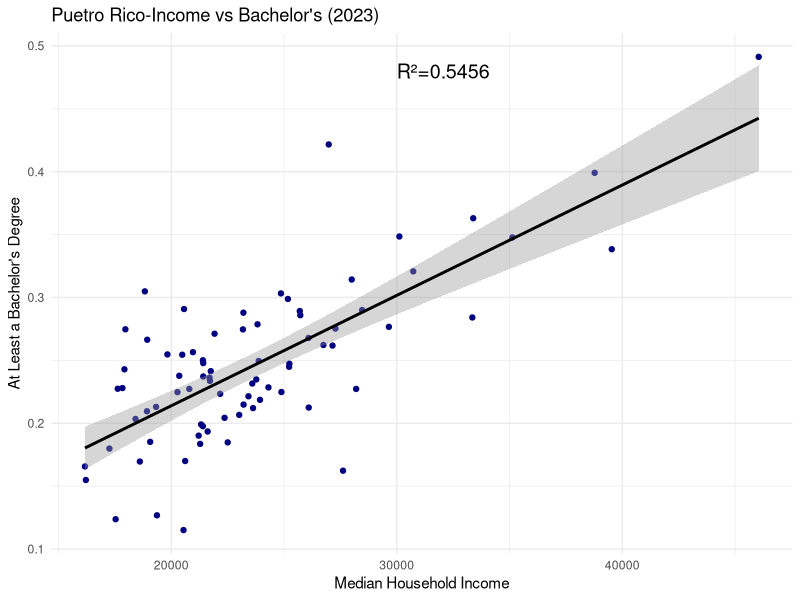

This chart was generated by the following R code:
#Exercise 4
#Michael Manolakis - Econ 256 Data Vis - CRN 86179
#27 Jan 2025

#set working directory; checker for dependent directory
if (Sys.info()['sysname'] == "Windows") {
  if (Sys.info()['nodename'] == "DegreeLaptop" || Sys.getenv('USERNAME') == "Degree Laptop") { 
    setwd("C:/Users/Degree Laptop/Desktop/Spring 2025/3 - Econ 256 (Data Vis)/exercise4")} 
  else if (Sys.info()['nodename'] == "Michael" || Sys.getenv('USERNAME') == "Michael") { 
    setwd("C:/Users/Michael/Desktop/Spring 2025/3 - Econ 256/R Studio Files/Econ256/exercise4")}
} else if (Sys.info()['sysname'] == "Linux") {
  setwd("~/Desktop/R Files/Econ256/exercise4")
} else if (Sys.info()['sysname'] == "Darwin") {
  setwd("~/Desktop/Spring 2025/3 - Econ 256")}
#Last line above is for macOS

#install.packages(c("ggplot2", "dplyr", "tidyverse"))
library(tidyverse)

mydata<-read_csv("Puetro_Rico_Income+Education.csv")
#Removing unnecessary categories from mydata into mydata2
mydata2<-select(mydata,Geo_FIPS,Geo_NAME,starts_with("SE"))
#Renaming categories from mydata2 into mydata3
mydata3<-rename(mydata2, "Population"=SE_A00001_001,
                "Median Income"=SE_A14006_001,
                "Population Over 25"=SE_A12002_001,
                "Less than High School"=SE_A12002_002,
                "High School Grad"=SE_A12002_003,
                "Some College"=SE_A12002_004,
                "Bachelor Grad"=SE_A12002_005,
                "Masters Grad"=SE_A12002_006,
                "Professional Degree"=SE_A12002_007,
                "PhD"=SE_A12002_008)
mydata3<-mydata3%>%
  mutate(Bach.Per=`Bachelor Grad`/`Population Over 25`,
         Mas.Per=`Masters Grad`/`Population Over 25`,
         Pro.Per=`Professional Degree`/`Population Over 25`,
         PhD.Per=PhD/`Population Over 25`)

summary(mydata3)

mydata3<- mydata3%>%
  mutate(AtLeastBach.Per=Bach.Per+Mas.Per+Pro.Per+PhD.Per)

#scatter plot for median income vs bachelor's
ggplot(mydata3, aes(x=`Median Income`, y=AtLeastBach.Per)) +
  geom_point(color="Navy")+
  labs(title = "Puetro Rico-Income vs Bachelor's (2023)",
       x = "Median Household Income",
       y = "At Least a Bachelor's Degree")+
  theme_minimal()+
  #adding in r^2 value
  annotate('text',x=30000,y=0.48,label=paste0('R²=',round(summary(lm(
    `Median Income`~AtLeastBach.Per,data=mydata3))$r.squared,4)),size=5,hjust=0)+ 
  #adding regression line with 95% confidence interval
  geom_smooth(method='lm',se=TRUE,color='black')

# Create a summary table with the highest and lowest counties for each category
education_summary<-bind_rows(
  mydata3%>% 
    arrange(desc(Bach.Per))%>%
    slice(1)%>% mutate(Category="Highest Bachelor's"),
  mydata3%>% 
    arrange(Bach.Per)%>% 
    slice(1)%>% mutate(Category="Lowest Bachelor's"),
  mydata3%>%
    arrange(desc(Mas.Per))%>% 
    slice(1)%>% mutate(Category = "Highest Master's"),
  mydata3%>% 
    arrange(Mas.Per)%>% 
    slice(1)%>% mutate(Category = "Lowest Master's"),
  mydata3%>% 
    arrange(desc(Pro.Per))%>% 
    slice(1)%>% mutate(Category = "Highest Professional"),
  mydata3%>% 
    arrange(Pro.Per)%>% 
    slice(1)%>% mutate(Category = "Lowest Professional"),
  mydata3%>% 
    arrange(desc(PhD.Per))%>% 
    slice(1)%>% mutate(Category = "Highest PhD"),
  mydata3%>% 
    arrange(PhD.Per)%>% 
    slice(1)%>% mutate(Category = "Lowest PhD"))%>% 
  select(Category, Geo_NAME, Bach.Per, Mas.Per, Pro.Per, PhD.Per)

max_bach_share <- max(mydata3$AtLeastBach.Per, na.rm = TRUE)
min_bach_share <- min(mydata3$AtLeastBach.Per, na.rm = TRUE)

# Print the summary table
print(education_summary)

#please switch to plots to see the graph, assuming you ran all the code at once
#
#For the education variable you just created, what is the maximum value among
#your counties? what is the minimum value?
#The highest percentages of Bachelor's, Master's, and Professional degrees are 
#in Guaynabo.
#The highest percentage of PhDs is in Vieques.
#The lowest Bachelor's share is in Vieques, while Master's and PhD lowest shares 
#are in Culebra.
#
#What county in your state has the highest share of people with at least a 
#bachelor’s degree?
# The county with the most Bachelor’s degree holders (not percent) is San Juan.
